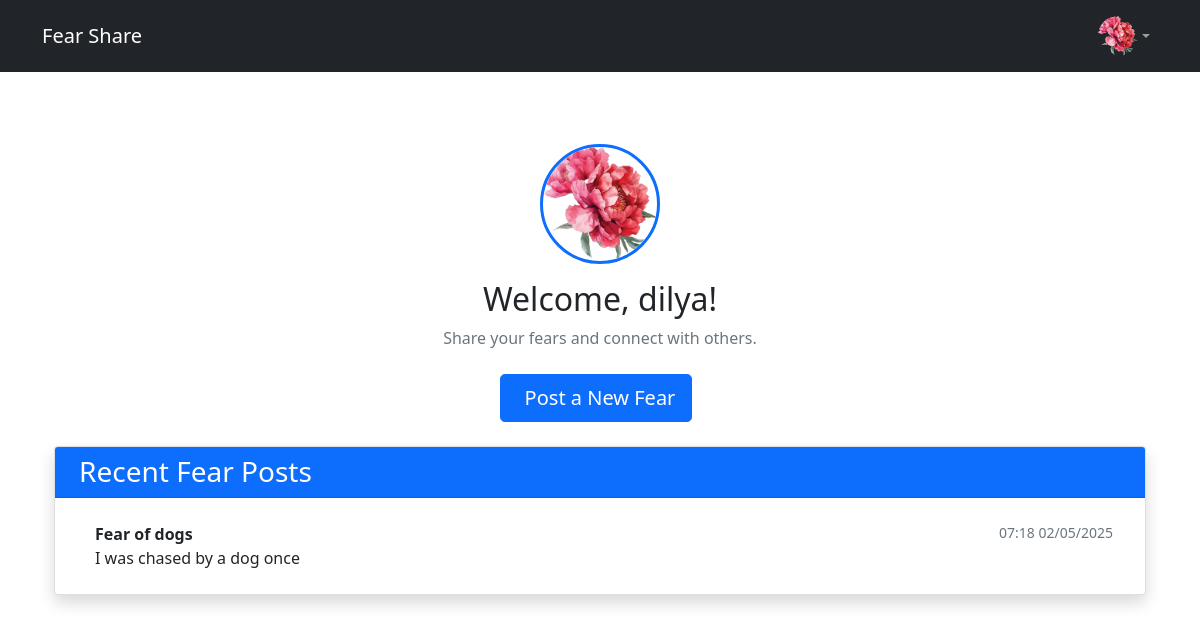
The page /dashboard (signed in) on the database its author committed.
### app/models.py (models this page shows, shortened)
class User(UserMixin, db.Model):
    id = db.Column(db.Integer, primary_key=True)
    username = db.Column(db.String(80), unique=True, nullable=False)
    email = db.Column(db.String(120), unique=True, nullable=False)
    password_hash = db.Column(db.String(128), nullable=False)
    fears = db.relationship('Fear', backref='author', lazy=True)
    comments = db.relationship('Comment', backref='author', lazy=True)
    avatar = db.Column(db.String(120), nullable=True)
    toxic_warning_count = db.Column(db.Integer, default=0, nullable=False)
    last_warning_time  = db.Column(db.DateTime, nullable=True)
    login_block_until  = db.Column(db.DateTime, nullable=True)

class Fear(db.Model):
    id = db.Column(db.Integer, primary_key=True)
    title = db.Column(db.String(120), nullable=False)
    description = db.Column(db.Text, nullable=False)
    created_at = db.Column(db.DateTime, default=datetime.utcnow)
    user_id = db.Column(db.Integer, db.ForeignKey('user.id'), nullable=False)
    is_toxic = db.Column(db.Boolean, default=False)
    toxicity_score = db.Column(db.Float, default=0.0)
    comments = db.relationship('Comment', backref='fear', lazy=True, cascade="all, delete-orphan")

### app/main.py (the view)
@main.route('/dashboard')
@login_required
def dashboard():
    fears = Fear.query.filter_by(user_id=current_user.id).all()
    return render_template('dashboard.html', fears=fears)

### templates/dashboard.html (shortened to what this page needs)
{% extends "base.html" %}
{% block content %}
<div class="container mt-5">
    <div class="text-center mb-4">
        <div class="d-inline-block position-relative">
            <a href="{{ url_for('main.upload_avatar') }}" title="Change Avatar">
                <img src="{{ url_for('main.get_avatar', filename=current_user.avatar) if current_user.avatar
                       else url_for('static', filename='avatars/avatar_default.svg') }}"
                     class="rounded-circle border border-3 border-primary"
                     style="width: 120px; height: 120px; object-fit: cover; cursor: pointer;"
                     alt="{{ current_user.username }}'s profile picture">
            </a>
        </div>
        <h2 class="mt-3">Welcome, {{ current_user.username }}!</h2>
        <p class="text-muted">Share your fears and connect with others.</p>
    </div>
    <div class="text-center mb-4">
        <a href="{{ url_for('fear_bp.create_fear') }}" class="btn btn-primary btn-lg me-2">
            Post a New Fear
        </a>
    </div>
    <div class="card shadow">
        <div class="card-header bg-primary text-white">
            <h3 class="mb-0">Recent Fear Posts</h3>
        </div>
        <div class="card-body">
            <div class="list-group list-group-flush">
                {% for fear in fears %}
                    <a href="{{ url_for('fear_bp.fear_detail', fear_id=fear.id) }}"
                       class="list-group-item list-group-item-action d-flex justify-content-between align-items-start">
                        <div class="ms-2 me-auto">
                            <div class="fw-bold">{{ fear.title }}</div>
                            {{ fear.description[:100] }}{% if fear.description|length > 100 %}...{% endif %}
                        </div>
                        <small class="text-muted">{{ fear.created_at|datetimeformat('%H:%M %d/%m/%Y') }}</small>
                    </a>
                {% else %}
                    <div class="text-center py-4">
                        <i class="bi bi-emoji-frown fs-1 text-muted"></i>
                        <p class="mt-2">No fears posted yet. Be the first to share!</p>
                    </div>
                {% endfor %}
            </div>
        </div>
    </div>
</div>
{% endblock %}

### templates/base.html (shortened to what this page needs)
<!DOCTYPE html>
<html lang="en">
<head>
    <link href="https://cdn.jsdelivr.net/npm/bootstrap@5.1.3/dist/css/bootstrap.min.css" rel="stylesheet">
</head>
<body class="d-flex flex-column min-vh-100">
    <nav class="navbar navbar-expand-lg navbar-dark bg-dark">
        <div class="container">
            <a class="navbar-brand" href="{{ url_for('main.index') }}">Fear Share</a>
            <div class="collapse navbar-collapse" id="navbarNav">
                <ul class="navbar-nav ms-auto">
                    {% if current_user.is_authenticated %}
                        <li class="nav-item dropdown">
                            <a class="nav-link dropdown-toggle d-flex align-items-center" href="#" role="button"
                               data-bs-toggle="dropdown" aria-expanded="false">
                                {% block avatar %}
                                <img src="{{ url_for('main.get_avatar', filename=current_user.avatar) if current_user.avatar
                                       else url_for('static', filename='avatars/avatar_default.svg') }}"
                                     class="navbar-avatar"
                                     alt="{{ current_user.username }}'s profile picture">
                                {% endblock %}
                            </a>
                        </li>
                    {% endif %}
                </ul>
            </div>
        </div>
    </nav>
    <div class="container flex-grow-1 py-4">
        {% block content %}{% endblock %}
    </div>
</body>
</html>

### templates/base.html (style rules this page uses)
.navbar-avatar { width: 40px; height: 40px; border-radius: 50%; object-fit: cover; margin-left: 10px; }

### rows shown on the page
User: avatar+username (picture), username "dilya"
Fear: title "Fear of dogs", description "I was chased by a dog once", created_at "07:18 02/05/2025"
